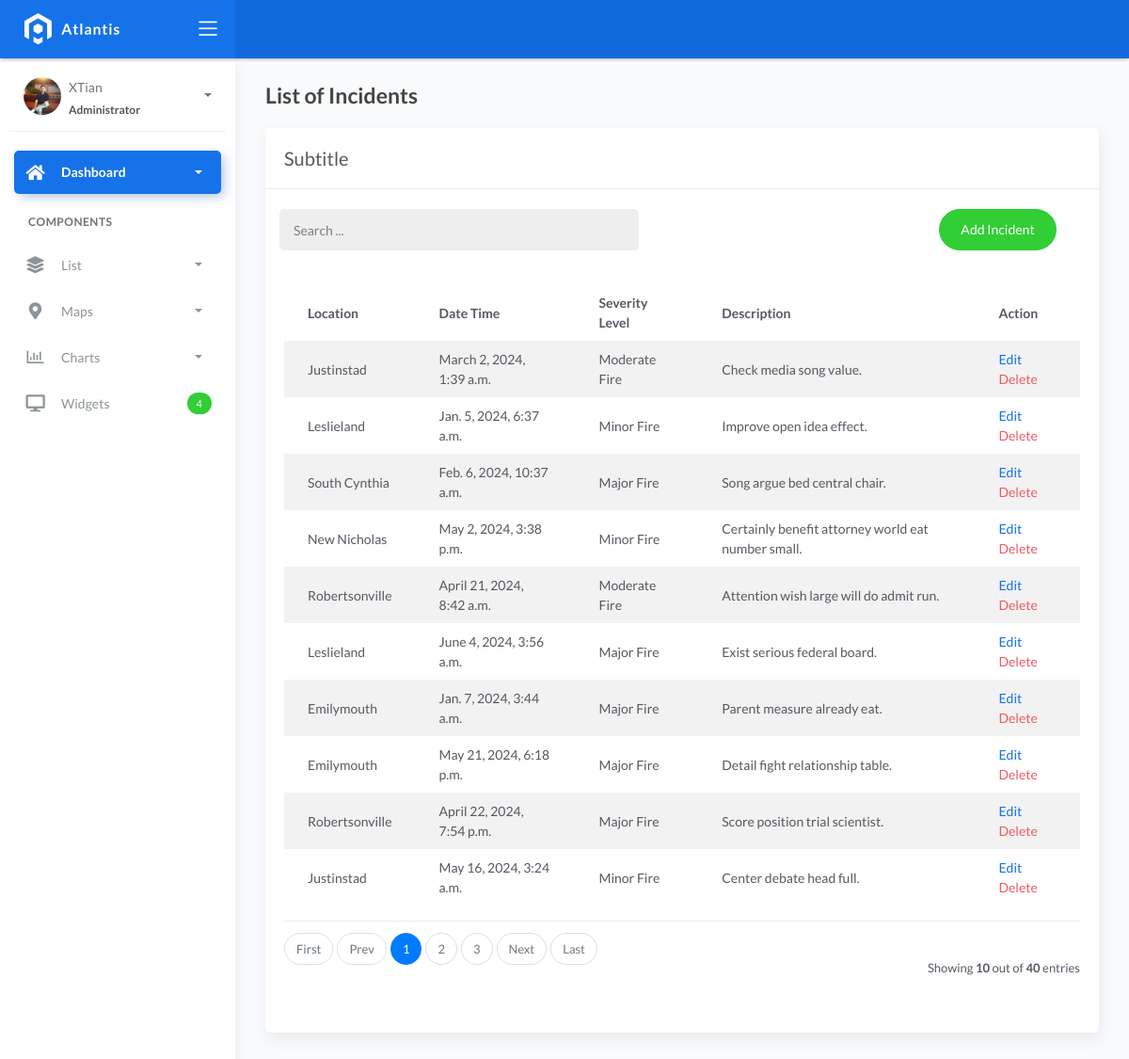
Page /incidents/ on the committed database.
### fire/models.py (models this page shows, shortened)
class BaseModel(models.Model):
    created_at = models.DateTimeField(auto_now_add=True, db_index=True)
    updated_at = models.DateTimeField(auto_now=True)
    class Meta:
        abstract = True

class Incident(BaseModel):
    SEVERITY_CHOICES = (
        ('Minor Fire', 'Minor Fire'),
        ('Moderate Fire', 'Moderate Fire'),
        ('Major Fire', 'Major Fire'),
    )
    location = models.ForeignKey(Locations, on_delete=models.CASCADE)
    date_time = models.DateTimeField(blank=True, null=True)
    severity_level = models.CharField(max_length=45, choices=SEVERITY_CHOICES)
    description = models.CharField(max_length=250)

class Locations(BaseModel):
    name = models.CharField(max_length=150)
    latitude = models.DecimalField(
        max_digits=22, decimal_places=16, null=True, blank=True)
    longitude = models.DecimalField(
        max_digits=22, decimal_places=16, null=True, blank=True)
    address = models.CharField(max_length=150)
    city = models.CharField(max_length=150)  # can be in separate table
    country = models.CharField(max_length=150)  # can be in separate table
    def __str__(self):
        return self.name

### fire/views.py (the view, shortened to what this page needs)
# urls.py: path('incidents/', IncidentList.as_view(), name='incident-list'),
class IncidentList(ListView):
    model = Incident
    template_name = 'incident_list.html'
    context_object_name = 'incidents'
    paginate_by = 10
    def get_queryset(self, *args, **kwargs):
        qs = super(IncidentList, self).get_queryset(*args, **kwargs)
        return qs

### templates/incident_list.html (shortened to what this page needs)
{% extends 'base.html' %} {% load static %} {% block content %}
<div class="content">
  <div class="page-inner">
    <h4 class="page-title">List of Incidents</h4>
    <div class="row">
      <div class="col-md-12">
        <div class="card">
          <div class="card-header">
            <div class="card-title">Subtitle</div>
          </div>
          <br />
          <div class="col-md-12 row">
            <div class="col-md-6">
              <form class="navbar-left navbar-form nav-search mr-md-3" action="{% url 'incident-list' %}">
                <div class="input-group">
                  <input type="text" placeholder="Search ..." class="form-control" name="q" />
                  <div class="input-group-append">
                    <span class="input-group-text">
                    </span>
                  </div>
                </div>
              </form>
            </div>
            <div class="col-md-6">
              <div class="pull-right">
                <a href="{% url 'incident-add' %}" class="btn btn-success btn-rounded">Add Incident</a>
              </div>
            </div>
          </div>
          <div class="card-body">
            <table class="table table-striped mt-3">
              <thead>
                <tr>
                  <th scope="col">Location</th>
                  <th scope="col">Date Time</th>
                  <th scope="col">Severity Level</th>
                  <th scope="col">Description</th>
                  <th scope="col">Action</th>
                </tr>
              </thead>
              <tbody>
                {% for object in object_list %}
                <tr>
                  <td>{{ object.location }}</td>
                  <td>{{ object.date_time }}</td>
                  <td>{{ object.severity_level }}</td>
                  <td>{{ object.description }}</td>
                  <td>
                    <a href="{% url 'incident-update' object.pk %}">Edit</a>
                    <a href="{% url 'incident-delete' object.pk %}" class="text-danger">Delete</a>
                  </td>
                </tr>
                {% empty %}
                <tr>
                  <td colspan="4" style="text-align: center">
                    <p class="text-sm font-weight-bold mb-0">No Records Found</p>
                  </td>
                </tr>
                {% endfor %}
              </tbody>
            </table>
            {% include 'includes/pagination.html' %}
          </div>
        </div>
      </div>
    </div>
  </div>
</div>
{% endblock %}

### rows in the picture
Incident: location "Justinstad", date_time "March 2, 2024, 1:39 a.m.", severity_level "Moderate Fire", description "Check media song value."
Incident: location "Leslieland", date_time "Jan. 5, 2024, 6:37 a.m.", severity_level "Minor Fire", description "Improve open idea effect."
Incident: location "South Cynthia", date_time "Feb. 6, 2024, 10:37 a.m.", severity_level "Major Fire", description "Song argue bed central chair."
Incident: location "New Nicholas", date_time "May 2, 2024, 3:38 p.m.", severity_level "Minor Fire", description "Certainly benefit attorney world eat number small."
Incident: location "Robertsonville", date_time "April 21, 2024, 8:42 a.m.", severity_level "Moderate Fire", description "Attention wish large will do admit run."
Incident: location "Leslieland", date_time "June 4, 2024, 3:56 a.m.", severity_level "Major Fire", description "Exist serious federal board."
Incident: location "Emilymouth", date_time "Jan. 7, 2024, 3:44 a.m.", severity_level "Major Fire", description "Parent measure already eat."
Incident: location "Emilymouth", date_time "May 21, 2024, 6:18 p.m.", severity_level "Major Fire", description "Detail fight relationship table."
Incident: location "Robertsonville", date_time "April 22, 2024, 7:54 p.m.", severity_level "Major Fire", description "Score position trial scientist."
Incident: location "Justinstad", date_time "May 16, 2024, 3:24 a.m.", severity_level "Minor Fire", description "Center debate head full."

### other values in the picture
{{ page_num }} "1"
{{ page_num }} "2" "3"
{{ object_list.count }} "10"
{{ paginator.count }} "40"
